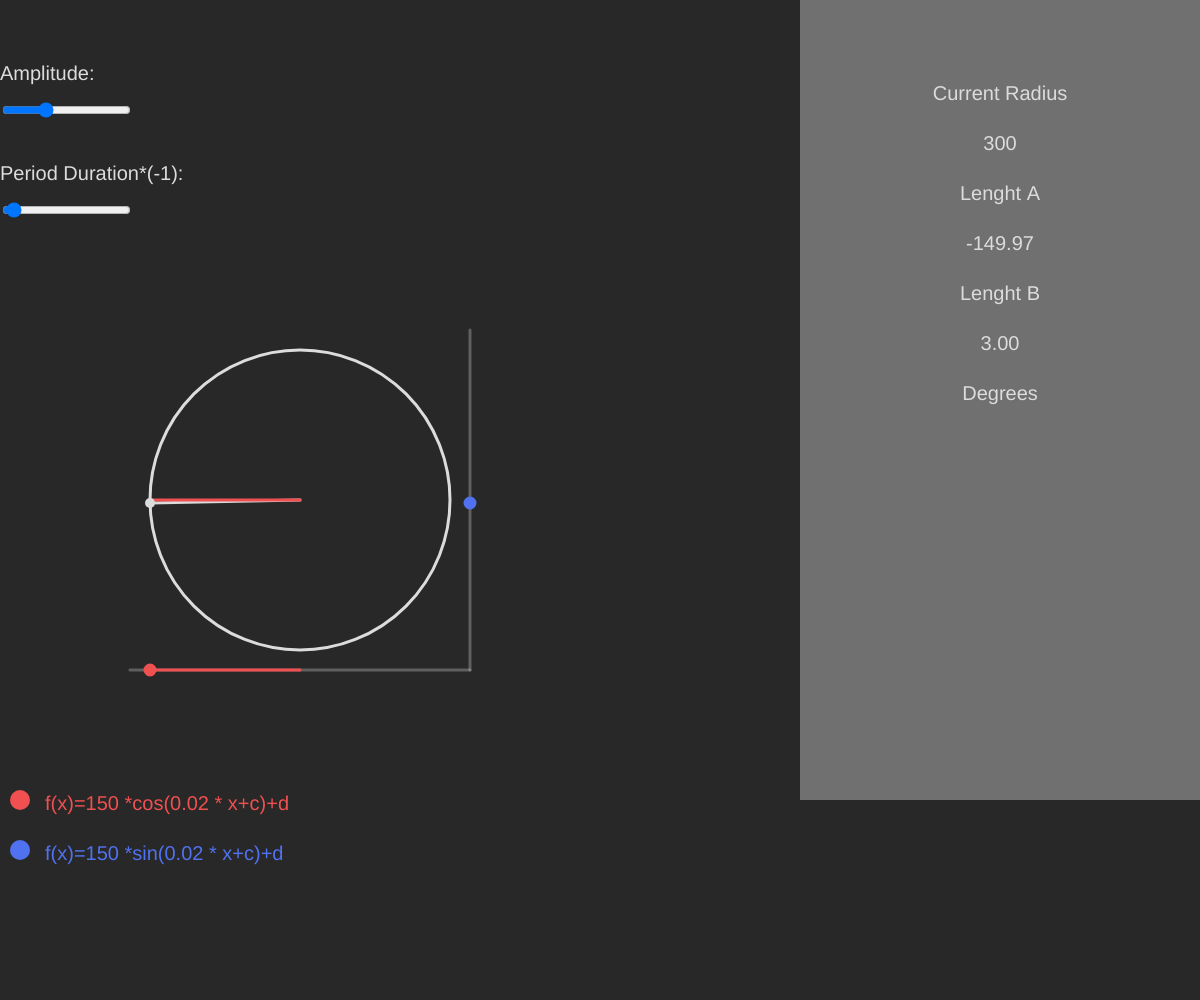
Frame 1 (no input)
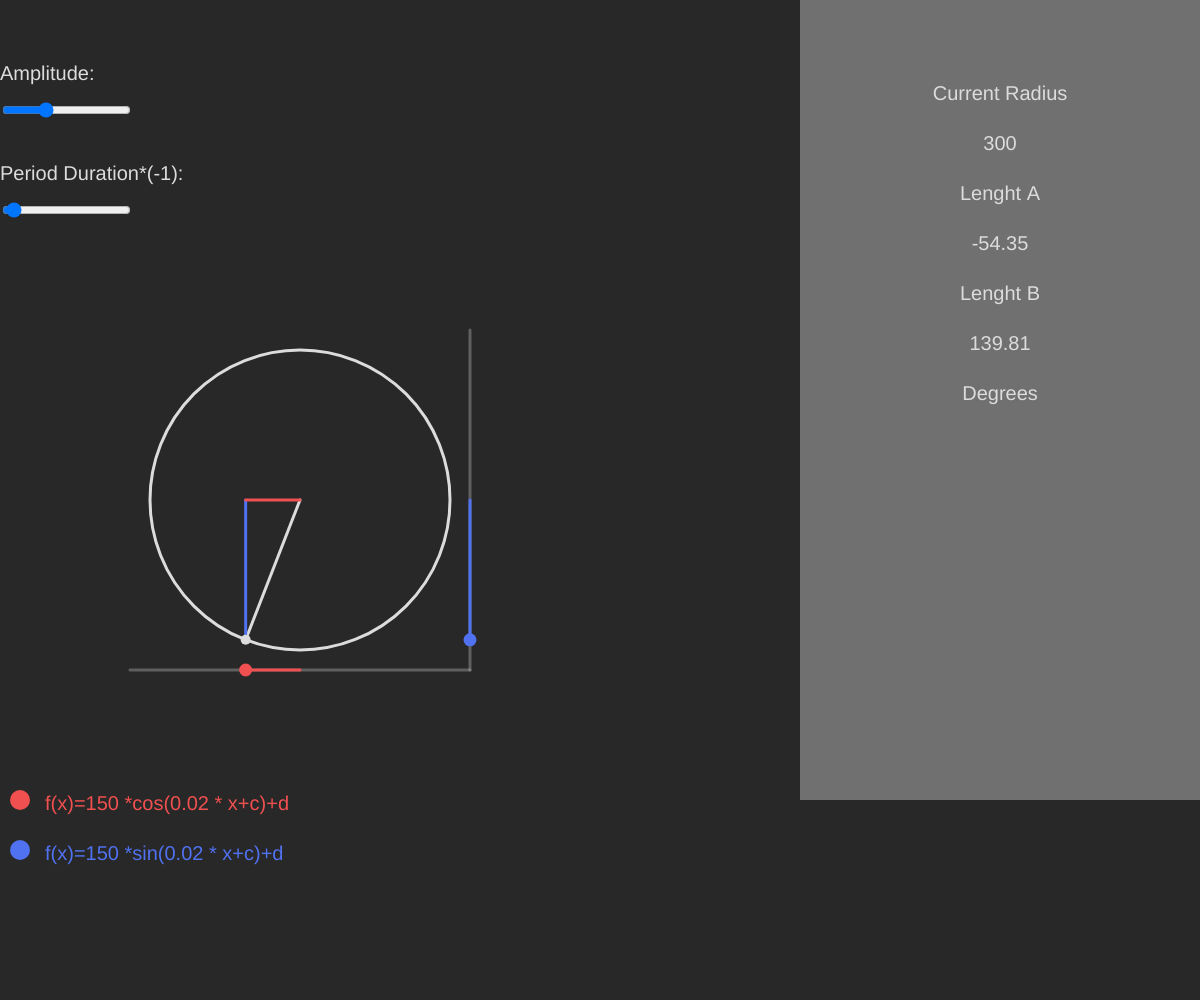
Frame 60 (no input)
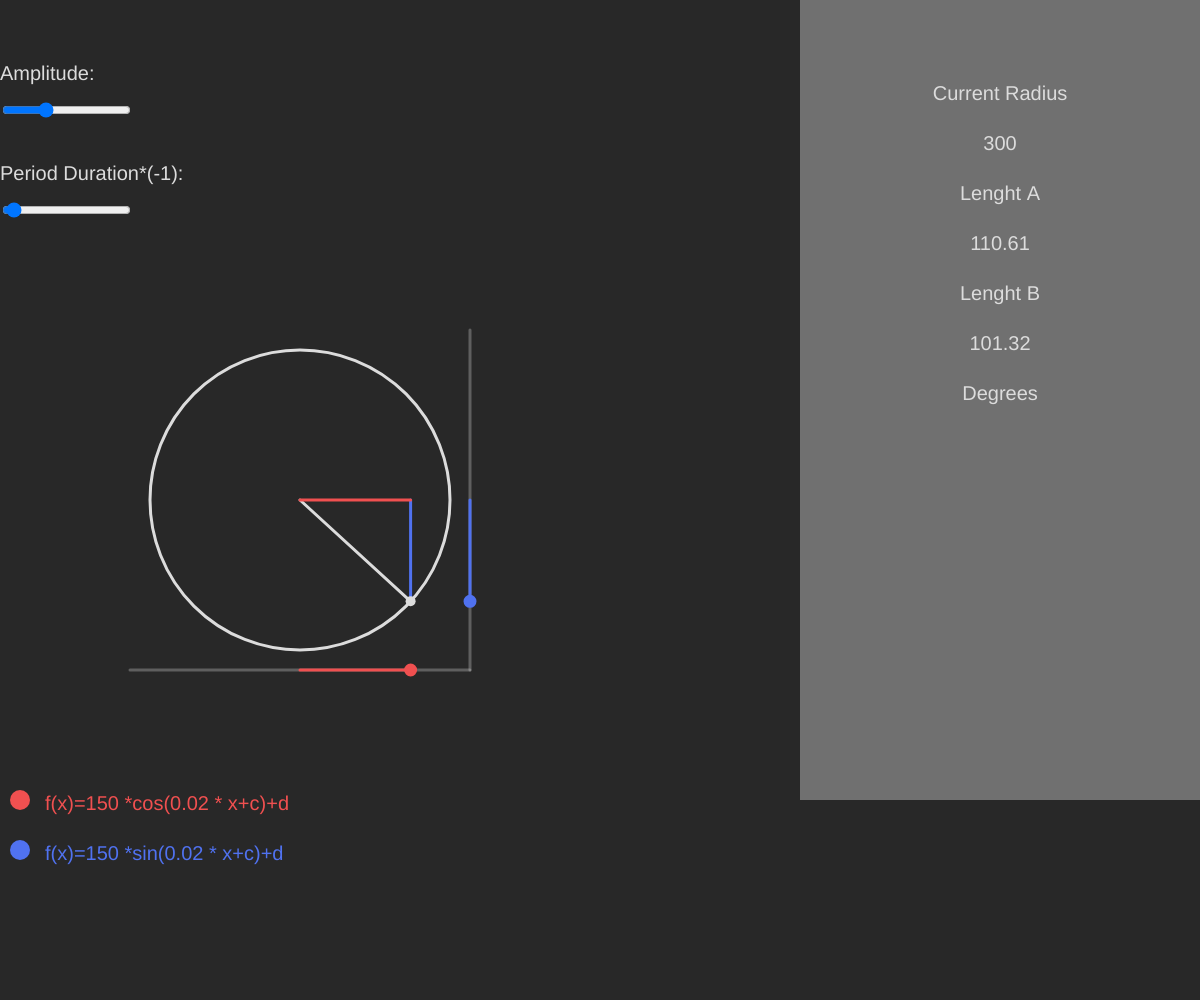
Frame 120 (the mouse pressed at the canvas centre since frame 60)

The p5.js sketch that drew these frames (run headless with seeded random() and noise() and a simulated clock; from frame 60 on, the mouse is pressed at the canvas centre):

// p5.js sketch
// ── sketch.js
let i = 0;
let sliderRadius;
var count = 0;
let sliderSpeed;

function setup() {
  createCanvas(windowWidth, windowHeight);
  sliderRadius = createSlider(20, 900, 300);
  sliderRadius.position(0, 100);
  sliderRadius.style('width', '100');
  sliderSpeed = createSlider(0.001, 0.5, 0.02, 0.001);
  sliderSpeed.position(0, 200);
  sliderSpeed.style('width', '100')


}



function draw() {
  background(40);


  translate(width / 4, height / 2);
  noFill();
  stroke(220);
  strokeWeight(3);

  ellipse(0, 0, sliderRadius.value(), sliderRadius.value());

  fill(220);

  i = i + sliderSpeed.value();
  if (i > TWO_PI) {
    i = 0
  }

  let x;
  let y;
  x = (sliderRadius.value() / 2) * cos(i)
  y = (sliderRadius.value() / 2) * sin(i)

  line(0, 0, -x, y);
  stroke(80, 114, 240);
  fill('rgba(220,220,220,0.5)')

  line(-x, 0, -x, y);
  stroke(240, 80, 80)
  line(0, 0, -x, 0);
  noFill();

  noStroke();
  fill(220);
  ellipse(-x, y, 10);


  push();
  rectMode(CENTER);
  noFill();
  stroke('rgba(220,220,220,0.3)');
  line(sliderRadius.value()*0.5+20,-sliderRadius.value()*0.5-20,sliderRadius.value()*0.5+20,sliderRadius.value()*0.5+20);
  pop();
  push();
  fill(80,114,240);
  stroke(80,114,240);
  ellipseMode(CENTER);
  ellipse(sliderRadius.value()*0.5+20,y,10);
  line(sliderRadius.value()*0.5+20,0,sliderRadius.value()*0.5+20,y);
  pop();

  push();
  stroke('rgba(220,220,220,0.3)');

  line(-sliderRadius.value()*0.5-20,sliderRadius.value()*0.5+20,sliderRadius.value()*0.5+20,sliderRadius.value()*0.5+20);
  fill(240,80,80);
  stroke(240,80,80);
  ellipseMode(CENTER);
  ellipse(-x,sliderRadius.value()*0.5+20,10);
  line(0,sliderRadius.value()*0.5+20,-x,sliderRadius.value()*0.5+20);
  pop();

  translate(-windowWidth * 0.25, -windowHeight * 0.5);
  push();
  textSize(20);
  noStroke();
  fill(220);
  text('Amplitude:', 0, 80);
  text('Period Duration*(-1):', 0, 180);
  push();
  fill('rgba(220,220,220,0.4)');
  rect(windowWidth - 400, 0, 400, 800);
  textAlign(CENTER);
  fill(220);
  text('Current Radius', windowWidth - 200, 100);
  text('Lenght A', windowWidth - 200, 200);
  text('Lenght B', windowWidth - 200, 300);
  text('Degrees', windowWidth - 200, 400);
  text(sliderRadius.value(), windowWidth - 200, 150);
  text(-x.toFixed(2), windowWidth - 200, 250);
  text(y.toFixed(2), windowWidth - 200, 350);
  pop();
  pop();
	push();

  textSize(20);
  fill(240,80,80);
  ellipse(20,windowHeight*0.8,20);
  fill(80,114,240);
  ellipse(20, windowHeight*0.85,20,20);
  text('f(x)='+sliderRadius.value()*0.5+' *sin('+ sliderSpeed.value()+' * x+c)+d ',45, windowHeight*0.86);
  fill(240,80,80);
  text('f(x)='+sliderRadius.value()*0.5+' *cos('+ sliderSpeed.value()+' * x+c)+d ',45, windowHeight*0.81);


}
